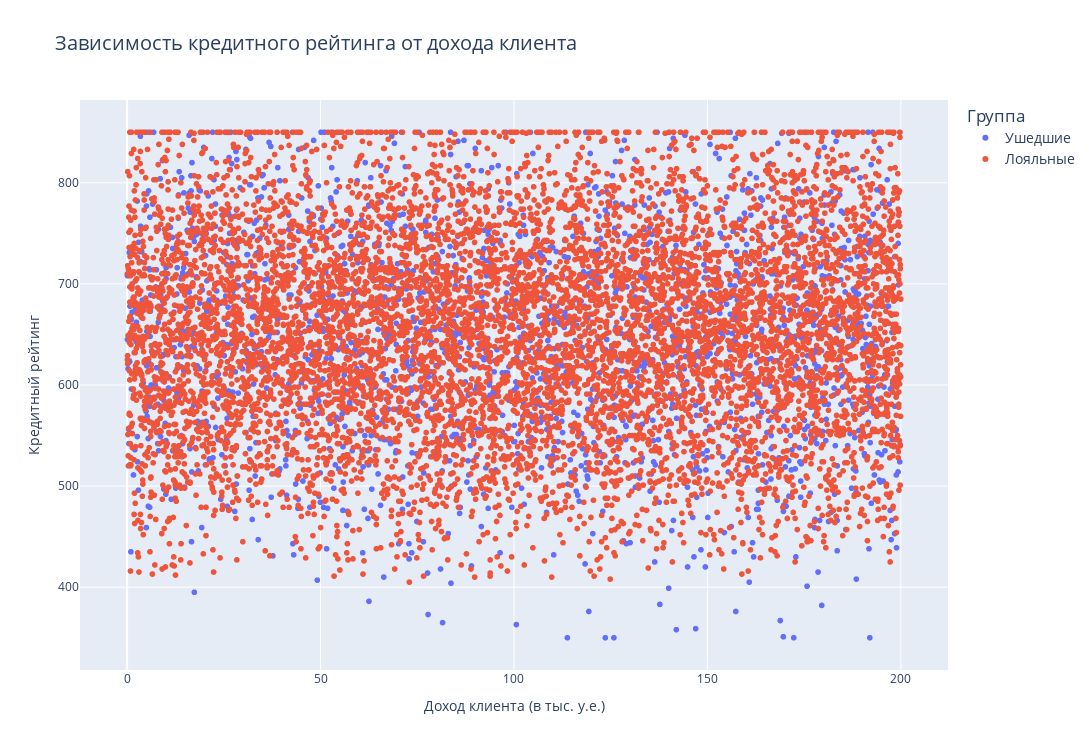

Notebook code cell kept with this figure:
### Markdown cell above
Для анализа кредитного рейтинга клиента и предполагаемой зарплаты в разрезе категории построим диаграмму рассеяния.

### Code cell
fig = px.scatter(
    data_frame=churn_data,
    x=churn_data['EstimatedSalary'] / 1000,
    y='CreditScore',
    color=churn_data['Exited'].map({1:'Ушедшие', 0:'Лояльные'}),
    title= 'Зависимость кредитного рейтинга от дохода клиента',
    height=750,
    width=1100
)

fig.update_layout(
    xaxis_title='Доход клиента (в тыс. у.е.)',
    yaxis_title='Кредитный рейтинг',
    title_font_size=20,
    legend_font_size=14,
    legend_title='Группа'
)

fig.show()
fig.write_html('files to share/9.5.html')

### Figure 1 — Plotly figure (JSON) as saved in the notebook; plotly's stock layout.template omitted (floating-point values rounded to 4 significant figures; data arrays with more than 128 entries replaced by an {"elided": "..."} marker saying what was removed)
{"data": [{"hovertemplate": "color=Ушедшие<br>x=%{x}<br>CreditScore=%{y}<extra></extra>", "legendgroup": "Ушедшие", "marker": {"color": "#636efa", "symbol": "circle"}, "mode": "markers", "name": "Ушедшие", "showlegend": true, "type": "scattergl", "x": {"elided": "2037 float values"}, "xaxis": "x", "y": {"elided": "2037 int values"}, "yaxis": "y"}, {"hovertemplate": "color=Лояльные<br>x=%{x}<br>CreditScore=%{y}<extra></extra>", "legendgroup": "Лояльные", "marker": {"color": "#EF553B", "symbol": "circle"}, "mode": "markers", "name": "Лояльные", "showlegend": true, "type": "scattergl", "x": {"elided": "7963 float values"}, "xaxis": "x", "y": {"elided": "7963 int values"}, "yaxis": "y"}], "layout": {"height": 750, "legend": {"font": {"size": 14}, "title": {"text": "Группа"}, "tracegroupgap": 0}, "title": {"font": {"size": 20}, "text": "Зависимость кредитного рейтинга от дохода клиента"}, "width": 1100, "xaxis": {"anchor": "y", "domain": [0, 1], "title": {"text": "Доход клиента (в тыс. у.е.)"}}, "yaxis": {"anchor": "x", "domain": [0, 1], "title": {"text": "Кредитный рейтинг"}}}}
